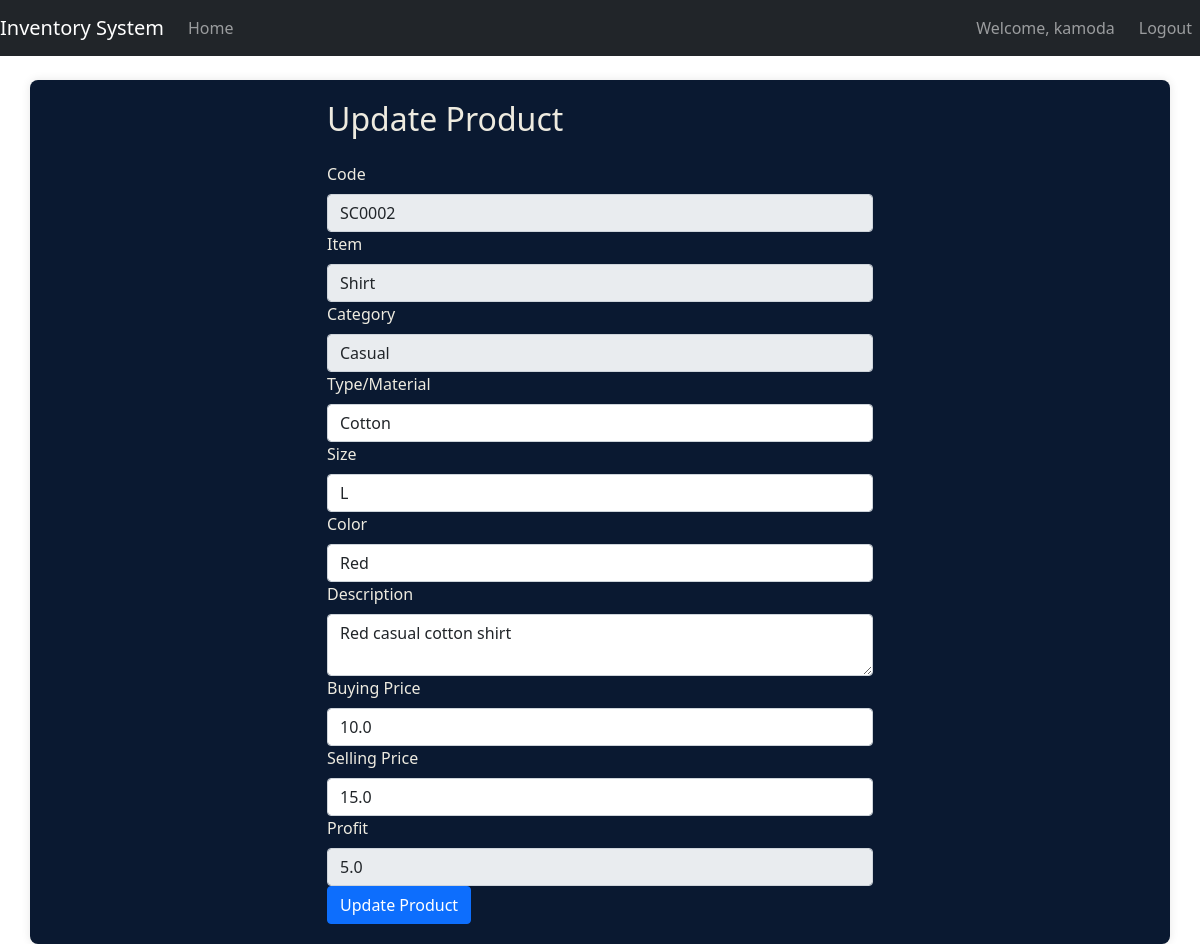
The app's page /update_product/SC0002 (signed in) with its own data.
### STORE/models.py (models this page shows, shortened)
class User(UserMixin, db.Model):
    id = db.Column(db.Integer, primary_key=True)
    username = db.Column(db.String(64), index=True, unique=True, nullable=False)
    email = db.Column(db.String(120), index=True, unique=True, nullable=False)
    password_hash = db.Column(db.String(128), nullable=False)

class Product(db.Model):
    code = db.Column(db.String(20), primary_key=True, unique=True, nullable=False, index=False)
    item = db.Column(db.String(100), nullable=False)
    category = db.Column(db.String(100), nullable=True)  # Add category field
    type_material = db.Column(db.String(100), nullable=False)
    size = db.Column(db.String(20), nullable=False)
    color = db.Column(db.String(50), nullable=False)
    description = db.Column(db.Text, nullable=False)
    buying_price = db.Column(db.Float, nullable=False)
    selling_price = db.Column(db.Float, nullable=False)
    profit = db.Column(db.Float, nullable=False, default=0)
    quantity = db.Column(db.Integer, nullable=False, default=1)
    sales = relationship('Sale', backref='product', lazy=True)

### STORE/routes.py (the view)
@app.route('/update_product/<string:code>', methods=['GET', 'POST'])
@login_required
def update_product(code):
    product = Product.query.filter_by(code=code).first_or_404()
    form = ProductForm(obj=product)
    if form.validate_on_submit():
        form.populate_obj(product)
        product.profit = product.calculate_profit()
        db.session.commit()
        flash('Product updated successfully!', 'success')
        return redirect(url_for('index'))
    return render_template('update_product.html', form=form, product=product)

### STORE/forms.py
class ProductForm(FlaskForm):
    code = StringField('Code', validators=[DataRequired()])
    item = StringField('Item', render_kw={'readonly': True})
    category = StringField('Category', render_kw={'readonly': True})
    type_material = StringField('Type/Material', validators=[DataRequired()])
    size = StringField('Size', validators=[DataRequired()])
    color = StringField('Color', validators=[DataRequired()])
    description = TextAreaField('Description', validators=[DataRequired()])
    buying_price = FloatField('Buying Price', validators=[DataRequired(), NumberRange(min=0)])
    selling_price = FloatField('Selling Price', validators=[DataRequired(), NumberRange(min=0)])
    profit = FloatField('Profit', validators=[DataRequired(), NumberRange(min=0)])
    submit = SubmitField('Submit')

### STORE/__init__.py (called while the page is built)
@login_manager.user_loader
def load_user(user_id):
    return User.query.get(int(user_id))

### STORE/templates/update_product.html (shortened to what this page needs)
{% extends "base.html" %}
{% block content %}
    <div class="row justify-content-center">
        <div class="col-md-6">
            <h2 class="mb-4">Update Product</h2>
            <form method="POST" action="{{ url_for('update_product', code=product.code) }}">
                <div class="form-group">
                    {{ form.code.label(class="form-label") }}
                    {{ form.code(class="form-control", id="codeInput", readonly=true) }}
                </div>
                <div class="form-group">
                    {{ form.item.label(class="form-label") }}
                    {{ form.item(class="form-control", id="itemInput") }}
                </div>
                <div class="form-group">
                    {{ form.category.label(class="form-label") }}
                    {{ form.category(class="form-control", id="categoryInput") }}
                </div>
                <div class="form-group">
                    {{ form.type_material.label(class="form-label") }}
                    {{ form.type_material(class="form-control") }}
                </div>
                <div class="form-group">
                    {{ form.size.label(class="form-label") }}
                    {{ form.size(class="form-control") }}
                </div>
                <div class="form-group">
                    {{ form.color.label(class="form-label") }}
                    {{ form.color(class="form-control") }}
                </div>
                <div class="form-group">
                    {{ form.description.label(class="form-label") }}
                    {{ form.description(class="form-control") }}
                </div>
                <div class="form-group">
                    {{ form.buying_price.label(class="form-label") }}
                    {{ form.buying_price(class="form-control", id="buyingPriceInput") }}
                </div>
                <div class="form-group">
                    {{ form.selling_price.label(class="form-label") }}
                    {{ form.selling_price(class="form-control", id="sellingPriceInput") }}
                </div>
                <div class="form-group">
                    {{ form.profit.label(class="form-label") }}
                    {{ form.profit(class="form-control", id="profitInput", readonly=true) }}
                </div>
                <button type="submit" class="btn btn-primary">Update Product</button>
            </form>
        </div>
    </div>
{% endblock %}

### STORE/templates/base.html (shortened to what this page needs)
<!DOCTYPE html>
<html lang="en">
<head>
    <link rel="stylesheet" type="text/css" href="{{ url_for('static', filename='css/theme.css') }}">
    <link href="https://cdn.jsdelivr.net/npm/bootstrap@5.0.2/dist/css/bootstrap.min.css" rel="stylesheet">
</head>
<body>
    <nav class="navbar navbar-expand-lg navbar-dark bg-dark">
        <a class="navbar-brand" href="{{ url_for('index') }}">Inventory System</a>
        <div class="collapse navbar-collapse" id="navbarNav">
            <ul class="navbar-nav">
                {% if request.path != '/' and request.path != '/login' and request.path != '/register' %}
                <li class="nav-item">
                    <a class="nav-link" href="{{ url_for('index') }}">Home</a>
                </li>
                {% endif %}
            </ul>
        </div>
        <div class="navbar-nav ml-auto">
            {% if current_user.is_authenticated %}
                {% if request.path != '/' %}
                    <span class="navbar-text me-3">Welcome, {{ current_user.username }}</span>
                    <a href="{{ url_for('logout') }}" class="nav-item nav-link">Logout</a>
                {% endif %}
            {% else %}
                {% if request.path != '/' and request.path != '/login' and request.path != '/register' %}
                    <a href="{{ url_for('login') }}" class="nav-item nav-link">Login</a>
                {% endif %}
            {% endif %}
        </div>
    </nav>
    <div class="container mt-4">
        {% block content %}
        {% endblock %}
    </div>
</body>
</html>

### STORE/static/css/theme.css (style rules this page uses)
body { font-family: 'Arial', sans-serif; background-color: #FFC300; color: #1a3b70; margin: 0; padding: 0; height: 100vh; }
a { color: #0A1931; }
.container { background-color: #0A1931; color: #eeebe0; padding: 20px; border-radius: 8px; box-shadow: 0 0 10px rgba(0, 0, 0, 0.1); margin: 20px auto; max-width: 1000px; }
.btn-primary { background-color: #0A1931; color: #FFC300; border: none; padding: 10px 20px; border-radius: 4px; }

### records on screen
User: username "kamoda"
Product: code "SC0002", item "Shirt", category "Casual", type_material "Cotton", size "L", color "Red", description "Red casual cotton shirt", buying_price "10.0", selling_price "15.0", profit "5.0"
